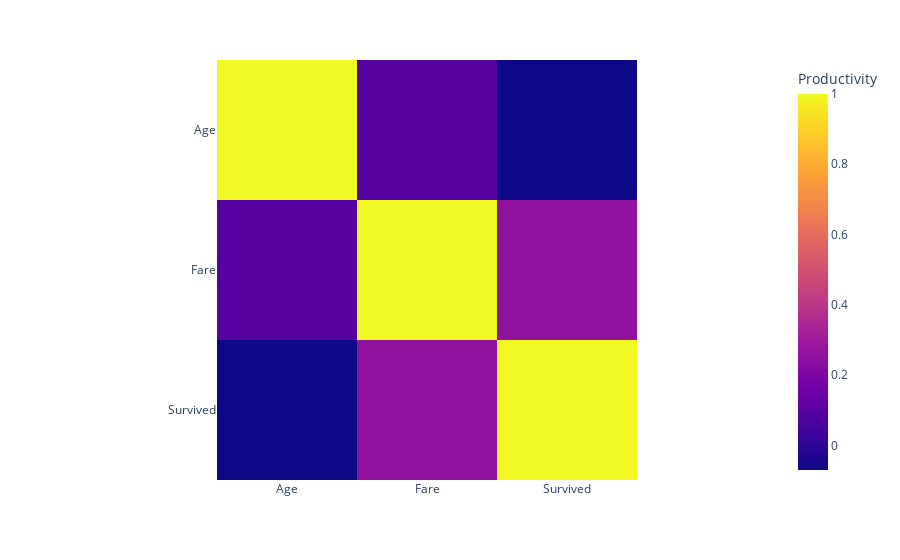

This figure's notebook cell:
### Markdown cell above
# EDA

### Code cell
lis = ['Age' , 'Fare' , 'Survived']

data = np.array( df[lis].corr() )

fig = px.imshow(data,
                labels=dict( color = "Productivity"),
                x=  lis,
                y = lis
               )
fig.show()

### Figure 1 — Plotly figure (JSON) as saved in the notebook; plotly's stock layout.template omitted (floating-point values rounded to 4 significant figures)
{"data": [{"coloraxis": "coloraxis", "hovertemplate": "x: %{x}<br>y: %{y}<br>Productivity: %{z}<extra></extra>", "type": "heatmap", "x": ["Age", "Fare", "Survived"], "y": ["Age", "Fare", "Survived"], "z": [[1, 0.09157, -0.06981], [0.09157, 1, 0.2573], [-0.06981, 0.2573, 1]]}], "layout": {"coloraxis": {"colorbar": {"title": {"text": "Productivity"}}, "colorscale": [[0, "#0d0887"], [0.1111, "#46039f"], [0.2222, "#7201a8"], [0.3333, "#9c179e"], [0.4444, "#bd3786"], [0.5556, "#d8576b"], [0.6667, "#ed7953"], [0.7778, "#fb9f3a"], [0.8889, "#fdca26"], [1, "#f0f921"]]}, "margin": {"t": 60}, "xaxis": {"constrain": "domain", "scaleanchor": "y"}, "yaxis": {"autorange": "reversed", "constrain": "domain"}}}
